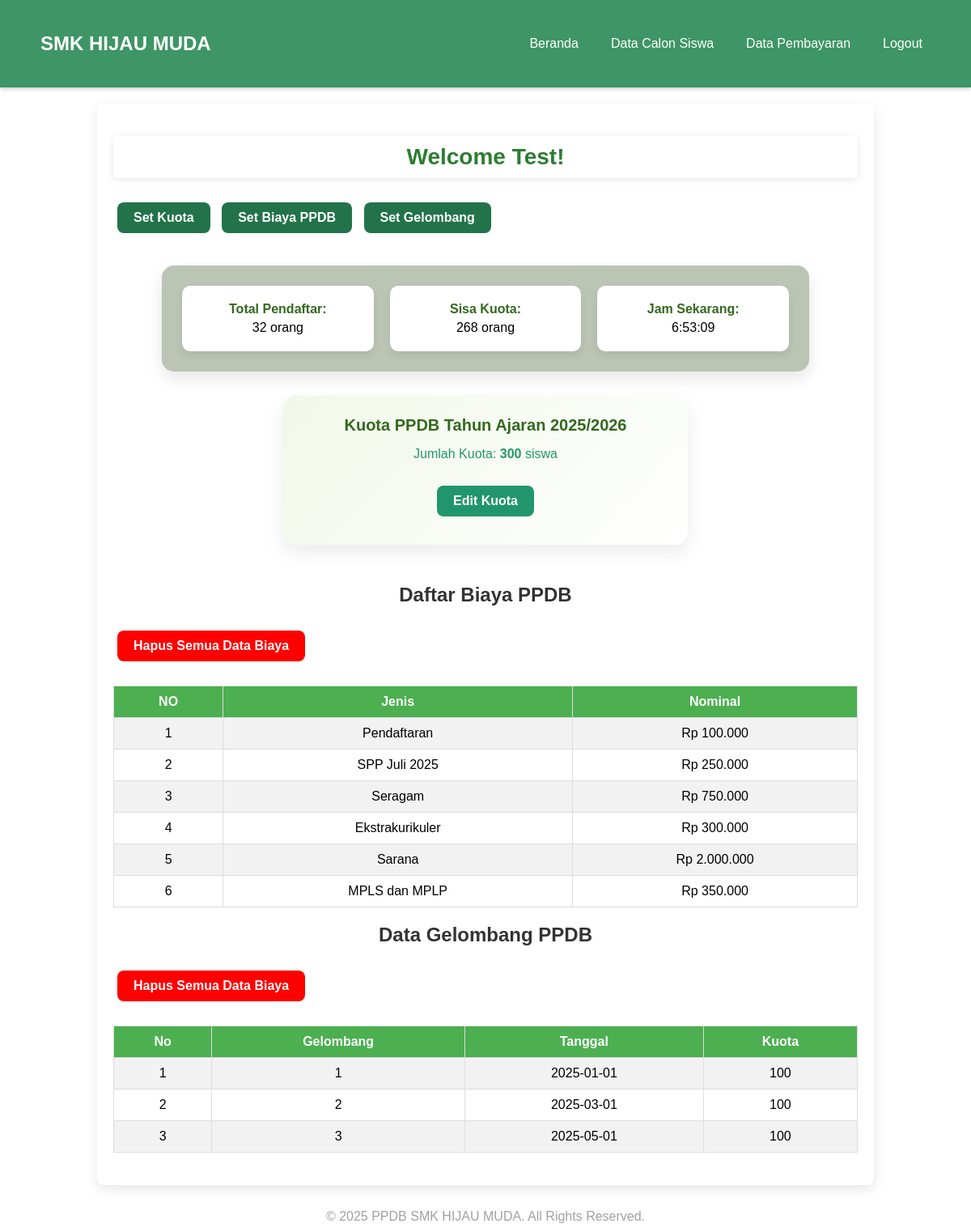
/admin_dashboard.php (signed in), run on the app's committed database.
### tables this page shows
CREATE TABLE `kuota_ppdb` (
  `kuota` int(11) NOT NULL,
  `tahun_ajaran` varchar(20) NOT NULL,
  `created_at` timestamp NULL DEFAULT current_timestamp()
);

CREATE TABLE `informasi_ppdb` (
  `nomor` varchar(100) DEFAULT NULL,
  `jenis` varchar(100) DEFAULT NULL,
  `nominal` int(11) DEFAULT NULL
);

CREATE TABLE `gelombang_ppdb` (
  `gelombang` varchar(50) DEFAULT NULL,
  `tanggal` date DEFAULT NULL,
  `kuota` int(11) DEFAULT NULL
);

### admin_dashboard.php (the view, shortened to what this page needs)
<?php
$admin_name = isset($_SESSION['username']) ? $_SESSION['username'] : 'Admin';
$conn = new mysqli('localhost', 'ppdb7395_smkhm', 'SdfaCOLq6[Tl', 'ppdb7395_smk_hijau_muda');
$result = mysqli_query($conn, "SELECT * FROM kuota_ppdb LIMIT 1");
$data_kuota = mysqli_fetch_assoc($result);
$result_pendaftar = mysqli_query($conn, "SELECT COUNT(*) AS total_pendaftar FROM pendaftar");
$data_pendaftar = mysqli_fetch_assoc($result_pendaftar);
$total_pendaftar = $data_pendaftar['total_pendaftar'];
$sisa_kuota = isset($data_kuota['kuota']) ? $data_kuota['kuota'] - $total_pendaftar : 0;
$data_ppdb = mysqli_query($conn, "SELECT * FROM informasi_ppdb");
?>
<!DOCTYPE html>
<html lang="en">
<head>
    <link rel="stylesheet" href="css/admin_dashboard.css">
</head>
<body>
<header>
    <nav class="navbar">
        <div class="logo">
            <h1>SMK HIJAU MUDA</h1>
        </div>
        <ul class="nav-menu">
            <li><a href="admin_dashboard.php">Beranda</a></li>
            <li><a href="data_pendaftar_admin.php">Data Calon Siswa</a></li>
            <li><a href="data_pembayaran.php">Data Pembayaran</a></li>
            <li><a href="logout.php">Logout</a></li>
        </ul>
    </nav>
</header>
<div class="container">
    <h2>Welcome <?php echo $admin_name; ?>!</h2>
    <?php if (!isset($_GET['set_gelombang']) && !isset($_GET['set_kuota']) && !isset($_GET['edit']) && !isset($_GET['informasi_ppdb'])): ?>
        <a href="?set_kuota=true"><button>Set Kuota</button></a>
        <a href="?informasi_ppdb=true"><button>Set Biaya PPDB</button></a>
        <a href="?set_gelombang=true"><button>Set Gelombang</button></a>
        <div class="info-section">
            <div class="info-box">
                <div>
                    <p><strong>Total Pendaftar:</strong></p>
                    <p><?php echo $total_pendaftar; ?> orang</p>
                </div>
                <div>
                    <p><strong>Sisa Kuota:</strong></p>
                    <p><?php echo $sisa_kuota; ?> orang</p>
                </div>
                <div class="clock">
                    <p><strong>Jam Sekarang:</strong></p>
                    <p id="current-time"></p>
                </div>
            </div>
        </div>
    <?php endif; ?>
    <?php if (!isset($_GET['set_gelombang']) && !isset($_GET['set_kuota']) && !isset($_GET['edit']) && !isset($_GET['informasi_ppdb'])): ?>
        <div class="kuota-box">
            <h4>Kuota PPDB Tahun Ajaran <?php echo $data_kuota['tahun_ajaran']; ?></h4>
            <p>Jumlah Kuota: <strong><?php echo $data_kuota['kuota']; ?></strong> siswa</p>
            <a href="?edit=true"><button>Edit Kuota</button></a>
        </div>
    <?php endif; ?>
    <br>
    <?php if (!isset($_GET['set_gelombang']) && !isset($_GET['set_kuota']) && !isset($_GET['edit']) && !isset($_GET['informasi_ppdb'])): ?>
        <h3>Daftar Biaya PPDB</h3>
        <table border="1" cellpadding="8" cellspacing="0">
        <a href="admin_dashboard.php?hapus_informasi=true" onclick="return confirm('Yakin ingin menghapus semua data informasi PPDB?');">
            <button style="background-color:red;color:white;">Hapus Semua Data Biaya</button>
        </a>
            <tr>
                <th>NO</th>
                <th>Jenis</th>
                <th>Nominal</th>
            </tr>
            <?php
            $no = 1;
            while ($row = mysqli_fetch_assoc($data_ppdb)) {
                echo "<tr>
                        <td>$no</td>
                        <td>{$row['jenis']}</td>
                        <td>Rp " . number_format($row['nominal'], 0, ',', '.') . "</td>
                    </tr>";
                $no++;
            }
            ?>
        </table>
        <?php endif; ?>
    <?php if (!isset($_GET['set_gelombang']) && !isset($_GET['set_kuota']) && !isset($_GET['edit']) && !isset($_GET['informasi_ppdb'])): ?>
    <h3>Data Gelombang PPDB</h3>
    <a href="admin_dashboard.php?hapus_informasi=true" onclick="return confirm('Yakin ingin menghapus semua data informasi PPDB?');">
            <button style="background-color:red;color:white;">Hapus Semua Data Biaya</button>
        </a>
    <table border="1" cellpadding="8" cellspacing="0">
        <tr>
            <th>No</th>
            <th>Gelombang</th>
            <th>Tanggal</th>
            <th>Kuota</th>
        </tr>
        <?php
        $result = mysqli_query($conn, "SELECT * FROM gelombang_ppdb");
        $no = 1;
        while ($row = mysqli_fetch_assoc($result)) {
            echo "<tr>
                    <td>{$no}</td>
                    <td>{$row['gelombang']}</td>
                    <td>{$row['tanggal']}</td>
                    <td>{$row['kuota']}</td>
                </tr>";
            $no++;
        }
        ?>
    </table>
<?php endif; ?>
</div>
<footer>
    <p>&copy; 2025 PPDB SMK HIJAU MUDA. All Rights Reserved.</p>
</footer>
</body>
</html>

### css/admin_dashboard.css (style rules this page uses)
* { margin: 0; padding: 0; box-sizing: border-box; }
body { font-family: 'Arial', sans-serif; background: linear-gradient(120deg, #e6e6e6); min-height: 100vh; display: flex; flex-direction: column; }
header { background: #3e9565; color: #fff; }
.navbar { display: flex; justify-content: space-between; align-items: center; flex-wrap: wrap; padding: 10px 20px; box-shadow: 0 2px 5px rgba(0, 0, 0, 0.2); }
.logo h1 { font-size: 24px; margin: 30px; color: #fff; margin:30px; }
.nav-menu { list-style: none; display: flex; gap: 20px; margin-right: 30px; }
.nav-menu li { position: relative; }
.nav-menu a { color: #fff; text-decoration: none; font-size: 16px; padding: 10px; transition: color 0.3s ease, background-color 0.3s ease; border-radius: 5px; }
h2 { color: #2b7b3c; text-align: center; background-color: #fff; padding: 10px; border-radius: 5px; margin-bottom: 20px; box-shadow: 0 2px 10px rgba(0, 0, 0, 0.1); animation: fadeIn 0.5s ease-in; }
.container { background: #fff; padding: 20px; margin: 20px auto 20px; width: 80%; border-radius: 8px; box-shadow: 0 5px 15px rgba(0, 0, 0, 0.1); animation: fadeIn 0.5s ease-in-out; }
h2 { text-align: center; color: #333; margin-bottom: 20px; font-weight: 700; font-size: 24px; }
footer { padding: 10px 0; color: rgb(163, 160, 160); text-align: center; position: relative; bottom: 0; left: 0; }

### admin_dashboard.php (style rules this page uses)
.kuota-box, .edit-form, .set-kuota-form { background: #f9f9f9; border-radius: 10px; padding: 20px; margin-top: 20px; box-shadow: 0 0 10px rgba(0,0,0,0.1); }
button { margin-top: 10px; padding: 8px 12px; background:rgb(16, 115, 79); color: white; border: none; border-radius: 6px; cursor: pointer; }
h2 { text-align: center; color: #2e7d32; font-size: 28px; margin-top: 20px; animation: fadeIn 1s ease-in-out; }
a button { margin: 10px 5px; padding: 10px 20px; background-color:rgb(34, 115, 73); color: white; border: none; border-radius: 8px; font-weight: bold; cursor: pointer; transition: 0.3s ease; }
.info-section { display: flex; justify-content: center; margin-top: 30px; }
.info-box { display: flex; flex-wrap: wrap; justify-content: space-around; gap: 20px; padding: 25px; background:rgb(188, 196, 179); border-radius: 15px; box-shadow: 0 8px 20px rgba(0, 0, 0, 0.1); max-width: 800px; width: 90%; animation: fadeInUp 1s ease; }
.info-box div { background: white; padding: 15px 20px; border-radius: 10px; box-shadow: 0 4px 10px rgba(0, 0, 0, 0.08); flex: 1 1 200px; text-align: center; }
.info-box p { margin: 5px 0; font-size: 16px; }
.info-box strong { color: #33691e; font-weight: bold; }
table { width: 100%; border-collapse: collapse; margin: 20px 0; font-family: Arial, sans-serif; }
th, td { padding: 10px; text-align: center; border: 1px solid #ddd; }
th { background-color: #4CAF50; color: white; }
tr:nth-child(even) { background-color: #f2f2f2; }
button { background-color:rgb(33, 150, 109); color: white; padding: 10px 20px; border: none; cursor: pointer; text-align: center; text-decoration: none; font-size: 16px; border-radius: 5px; }
h3 { font-family: Arial, sans-serif; font-size: 24px; color: #333; text-align: center; margin-bottom: 20px; }
.kuota-box { max-width: 500px; margin: 30px auto; padding: 25px 35px; background: linear-gradient(135deg, #f1f8e9, #ffffff); border-radius: 15px; box-shadow: 0 10px 25px rgba(0, 0, 0, 0.08); text-align: center; animation: fadeIn 0.8s ease-in-out; }
.kuota-box h4 { color: #33691e; font-size: 20px; margin-bottom: 15px; }
.kuota-box p { color: rgb(33, 150, 109); font-size: 16px; margin-bottom: 20px; }
.kuota-box button { padding: 10px 20px; background-color: rgb(33, 150, 109); color: white; border: none; border-radius: 8px; font-weight: bold; cursor: pointer; transition: 0.3s ease; }

### data on the page
kuota_ppdb: tahun_ajaran "2025/2026", kuota "300"
informasi_ppdb: jenis "Pendaftaran", nominal "100.000"
informasi_ppdb: jenis "SPP Juli 2025", nominal "250.000"
informasi_ppdb: jenis "Seragam", nominal "750.000"
informasi_ppdb: jenis "Ekstrakurikuler", nominal "300.000"
informasi_ppdb: jenis "Sarana", nominal "2.000.000"
informasi_ppdb: jenis "MPLS dan MPLP", nominal "350.000"
gelombang_ppdb: gelombang "1", tanggal "2025-01-01", kuota "100"
gelombang_ppdb: gelombang "2", tanggal "2025-03-01", kuota "100"
gelombang_ppdb: gelombang "3", tanggal "2025-05-01", kuota "100"

### other printed values
$admin_name "Test"
$total_pendaftar "32"
$sisa_kuota "268"
